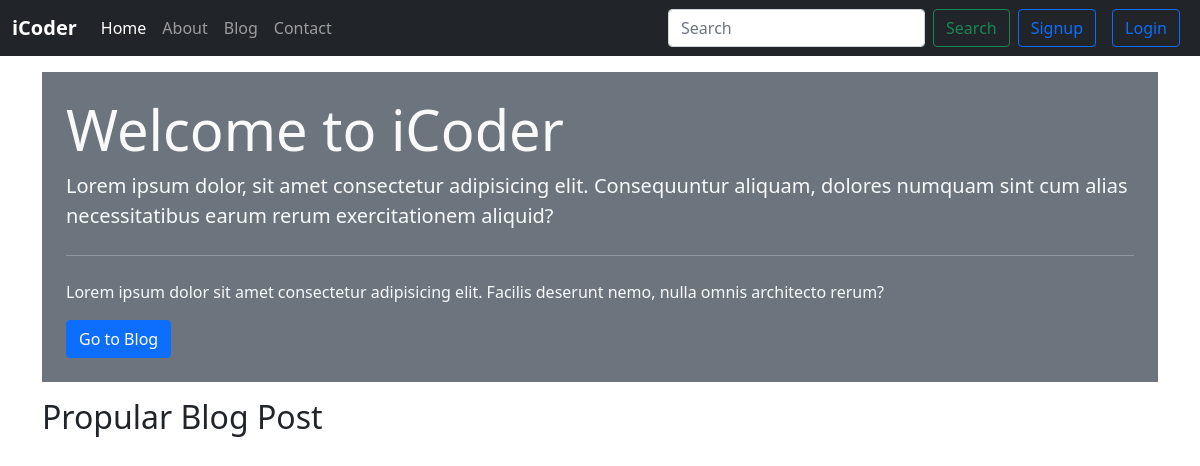
Before: / with the older database file.
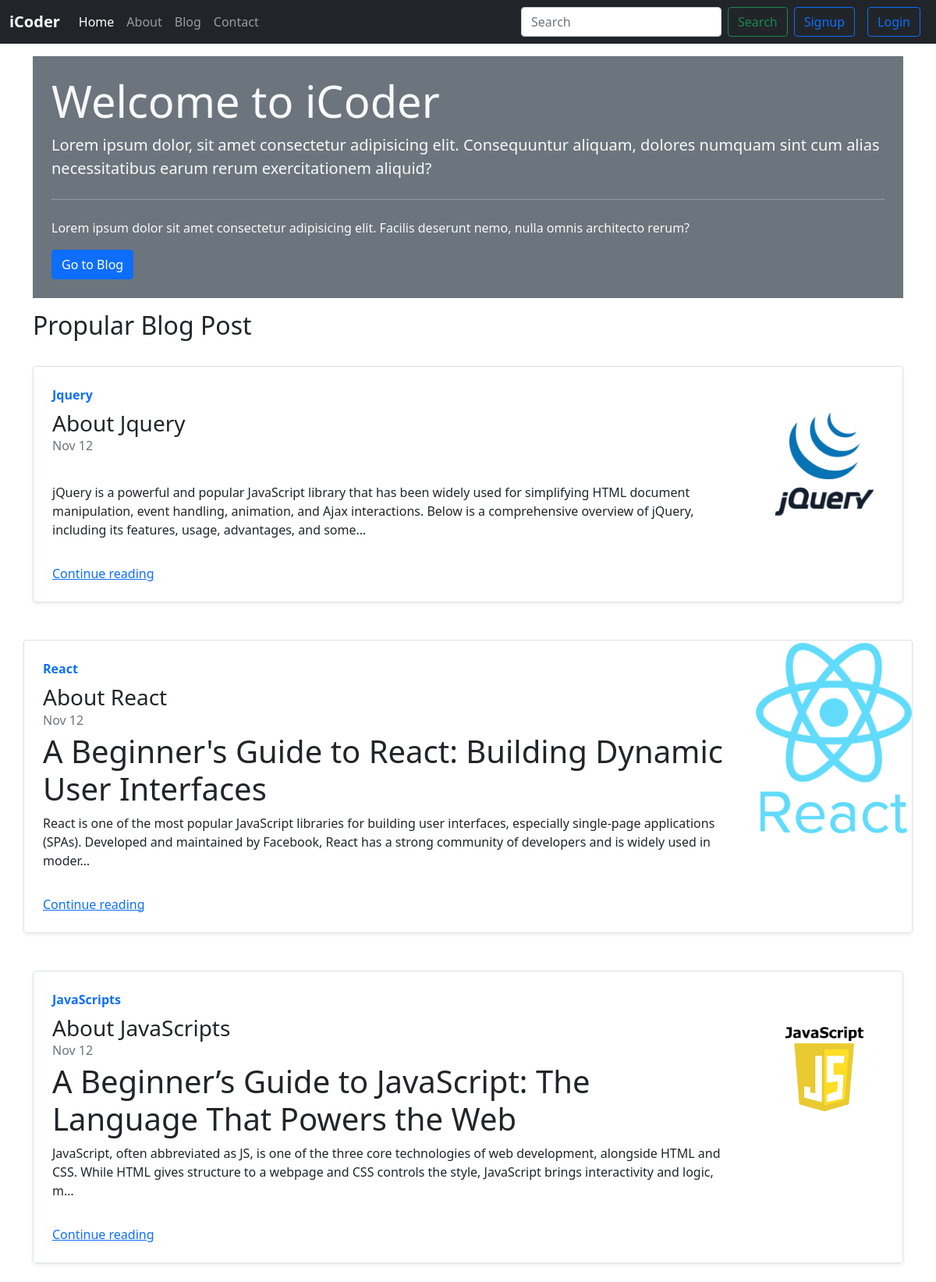
After: the same page with the newer database file.
### blog/models.py (models this page shows, shortened)
class Post(models.Model):
    sno = models.AutoField(primary_key=True)
    title = models.CharField(max_length=1000)
    content = HTMLField()
    author = models.ForeignKey(User, on_delete=models.CASCADE, related_name='posts')
    slug = models.CharField(max_length=100, default="")
    image = models.ImageField(upload_to='user/', default=0)
    view = models.IntegerField(default=0)
    timestamps = models.DateTimeField(auto_now_add=True)
    class Meta:
        permissions = [
            ("can_view_post", "Can view post"),
            ("can_edit_own_post", "Can edit own post"),
        ]

### home/views.py (the view)
# urls.py: path('', index, name="home"),
def index(request):
    popular_posts = Post.objects.order_by('-view')[:3]  # Orders by view count in descending order
    context = {
        'popular_posts': popular_posts
    }
    return render(request, "home/home.html", context)

### templates/home/home.html (shortened to what this page needs)
{% extends "home/layouts.html" %}
{% block homeblock %}
active
{% endblock homeblock %}
{% block body %}
<div class="container my-3">
  <div class="jumbotron text-light bg-secondary p-4">
    <h1 class="display-4">Welcome to iCoder</h1>
    <p class="lead">
      Lorem ipsum dolor, sit amet consectetur adipisicing elit. Consequuntur
      aliquam, dolores numquam sint cum alias necessitatibus earum rerum
      exercitationem aliquid?
    </p>
    <hr class="my-4" />
    <p>
      Lorem ipsum dolor sit amet consectetur adipisicing elit. Facilis deserunt
      nemo, nulla omnis architecto rerum?
    </p>
    <a href="blog/" class="btn btn-primary" role="button">Go to Blog</a>
  </div>
</div>
<div class="container">
  <h2>Propular Blog Post</h2>
  <div class="row mb-2">
    <div class="col-md-12">
      {% for post in popular_posts  %}
      <div
        class="row g-0 border rounded overflow-hidden flex-md-row my-4 shadow-sm h-md-250 position-relative"
      >
        <div class="col p-4 d-flex flex-column position-static">
          <strong class="d-inline-block mb-2 text-primary">{{post.title}}</strong>
          <h3 class="mb-0">About {{post.title}}</h3>
          <div class="mb-1 text-muted">Nov 12</div>
          <p class="card-text mb-auto">
           {{ post.content|safe|truncatechars_html:300 }}
          </p>
          <a href="{% url "blogPost" post.slug %}" class="stretched-link">Continue reading</a>
        </div>
        <div class="col-auto d-none d-lg-block">
          <img
            class="bd-placeholder-img"
            style="object-fit:contain"
            width="200"
            height="250"
            src="{{post.image.url}}"
            role="img"
            aria-label="Placeholder: Thumbnail"
            preserveAspectRatio="xMidYMid slice"
            focusable="false"
          />
        </div>
      </div>
    </div>
    {% endfor %}
  </div>
</div>
{% endblock body %}

### templates/home/layouts.html (shortened to what this page needs)
<!doctype html>
<html lang="en">
  <head>
    <link href="https://cdn.jsdelivr.net/npm/bootstrap@5.0.2/dist/css/bootstrap.min.css" rel="stylesheet">
  </head>
  <body>
    <nav class="navbar navbar-expand-lg navbar-dark bg-dark">
      <div class="container-fluid">
        <a class="navbar-brand fw-bold" href="#">iCoder</a>
        <div class="collapse navbar-collapse" id="navbarSupportedContent">
          <ul class="navbar-nav mr-2 ">
            <li class="nav-item">
              <a class="nav-link {% block homeblock %}
              {% endblock homeblock %}" aria-current="page" href="{% url "home" %}">Home</a>
            </li>
            <li class="nav-item">
              <a class="nav-link {% block aboutblock %}
              {% endblock aboutblock %}" aria-current="page" href="{% url "about" %}">About</a>
            </li>
            <li class="nav-item">
              <a class="nav-link {% block blogactive %}
              {% endblock blogactive %}" aria-current="page" href="{% url "bloghome" %}">Blog</a>
            </li>
            <li class="nav-item">
              <a class="nav-link {% block contactactive %}
              {% endblock contactactive %}" aria-current="page" href="{% url "contact" %}">Contact</a>
            </li>
          </ul>
        </div>
          <form class="d-flex ml-auto form-inline">
            <input class="form-control me-2" type="search" placeholder="Search" aria-label="Search">
            <button class="btn btn-outline-success" type="submit">Search</button>
          </form>
          {% if request.user.is_authenticated %}
          <div class="dropdown">
            <button class="btn mx-2 btn-secondary dropdown-toggle" type="button" id="dropdownMenuButton1" data-bs-toggle="dropdown" aria-expanded="false">
            Welcome, {{request.user}}
            </button>
            <ul class="dropdown-menu" aria-labelledby="dropdownMenuButton1">
              <li><a class="dropdown-item" href="{% url "handlelogout" %}">Logout</a></li>
            </ul>
          </div>
          {% else %}
            <button type="button" class="btn btn-outline-primary mx-2" data-bs-toggle="modal" data-bs-target="#signupModal">
              Signup
            </button>
            <button type="button" class="btn mx-2 btn-outline-primary" data-bs-toggle="modal" data-bs-target="#loginModal">
              Login
            </button>
            {% endif %}
        </div>
    </nav>
      {% block body %}
      {% endblock body %}
  </body>
</html>

Changed rows visible on the page:
added Post: title "Jquery", content "jQuery is a powerful and popular JavaScript library that has been widely used for simplifying HTML document manipulation, event handling, animation, and Ajax interactions. Below is a comprehensive overview of jQuery, including its features, usage, advantages, and some…", image (picture)
added Post: title "React", content "A Beginner's Guide to React: Building Dynamic User Interfaces React is one of the most popular JavaScript libraries for building user interfaces, especially single-page applications (SPAs). Developed and maintained by Facebook, React has a strong community of developers and is widely used in moder…", image (picture)
added Post: title "JavaScripts", content "A Beginner’s Guide to JavaScript: The Language That Powers the Web JavaScript, often abbreviated as JS, is one of the three core technologies of web development, alongside HTML and CSS. While HTML gives structure to a webpage and CSS controls the style, JavaScript brings interactivity and logic, m…", image (picture)
